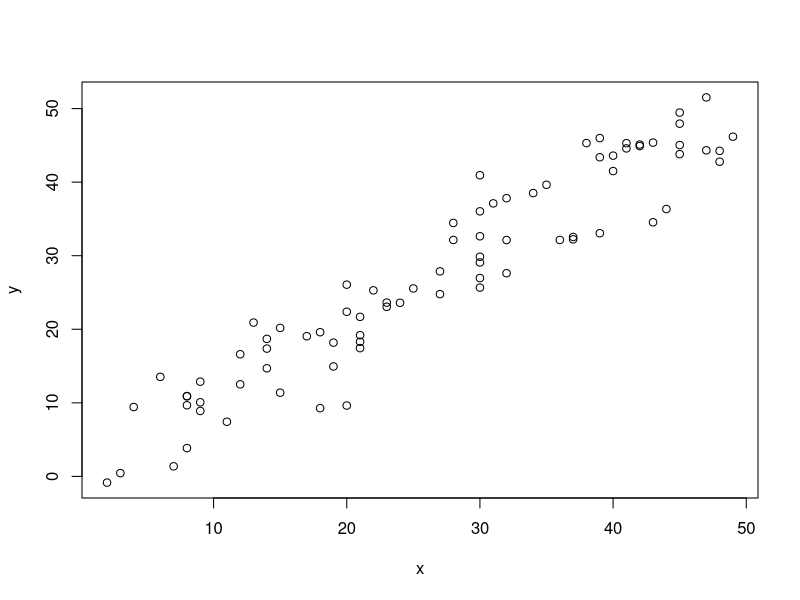
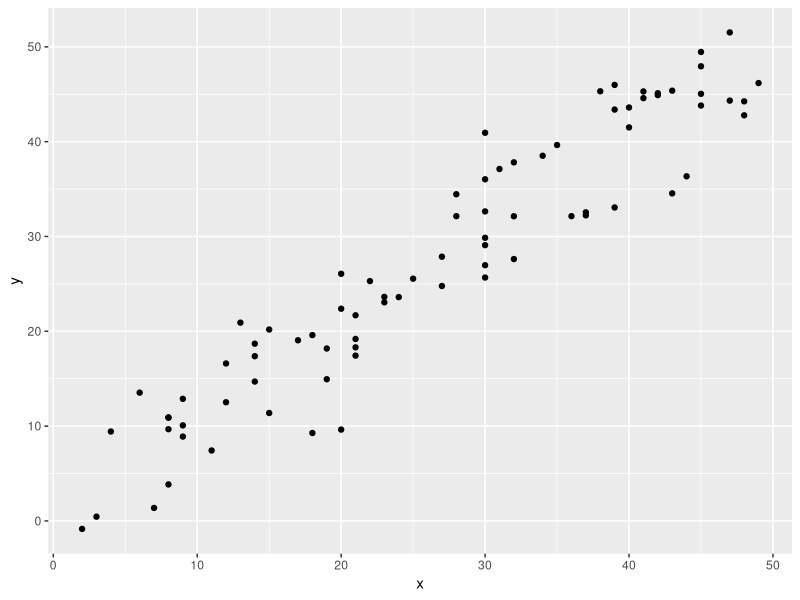
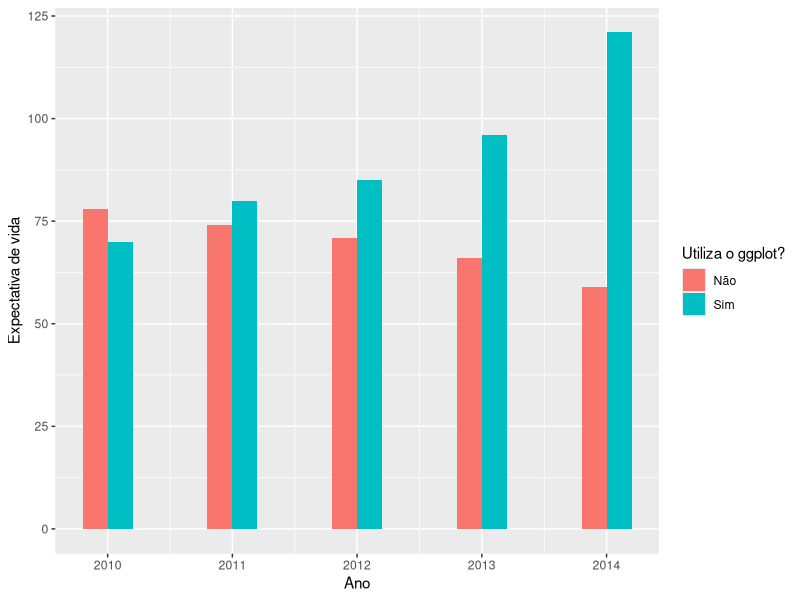
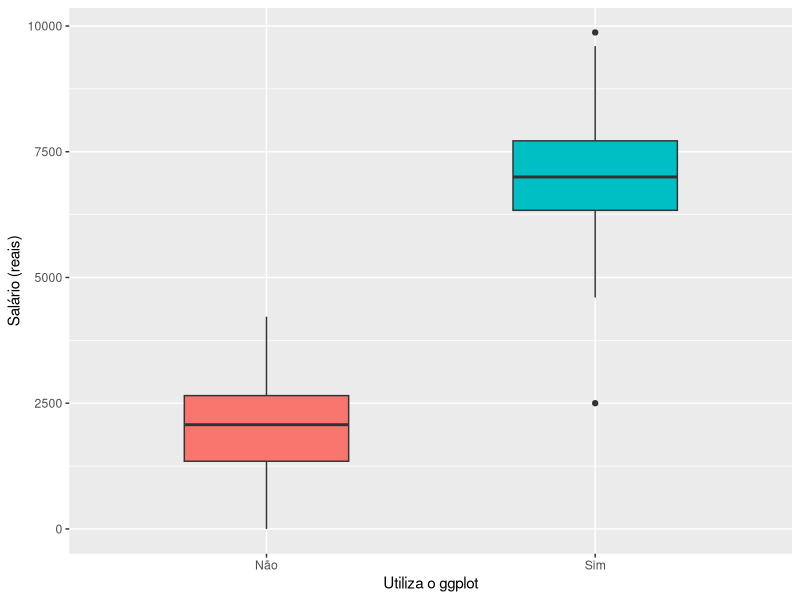
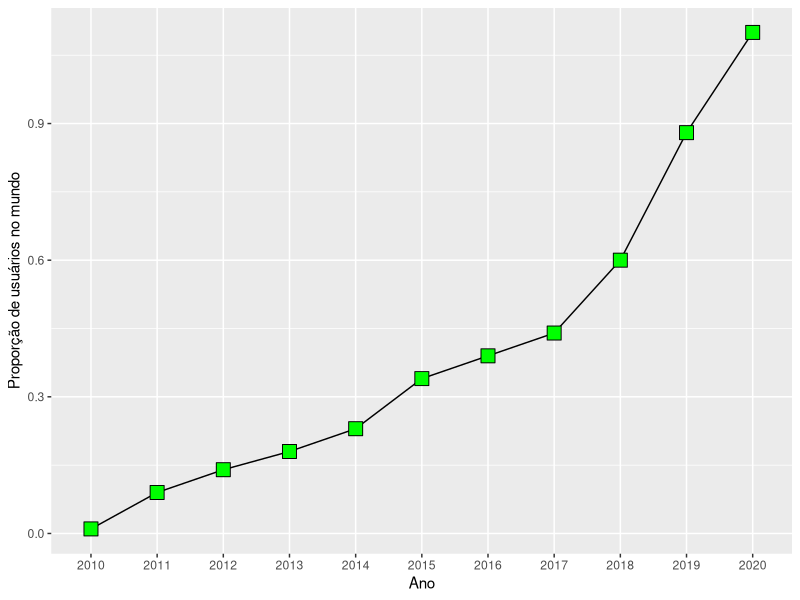
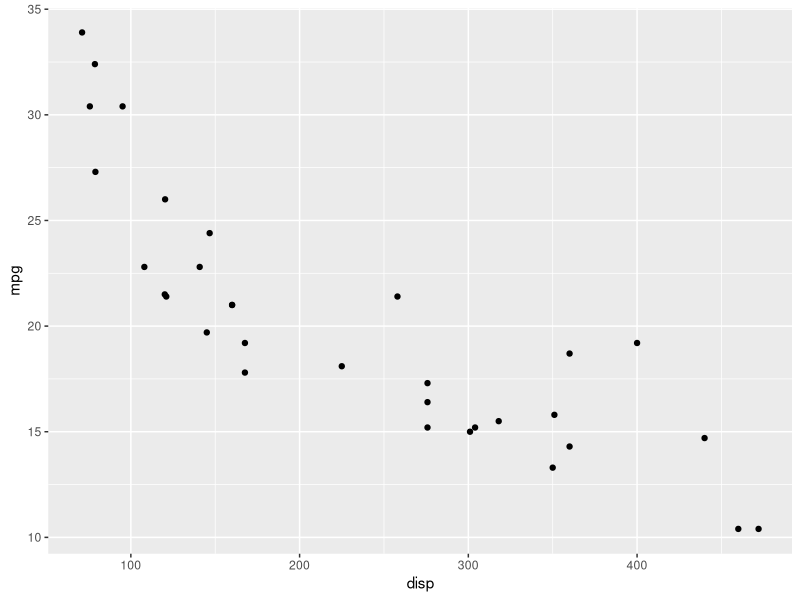
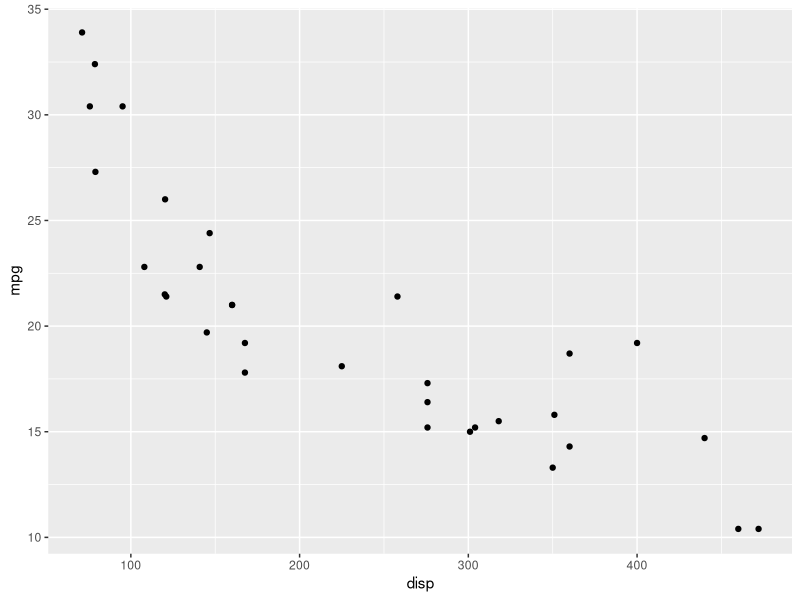
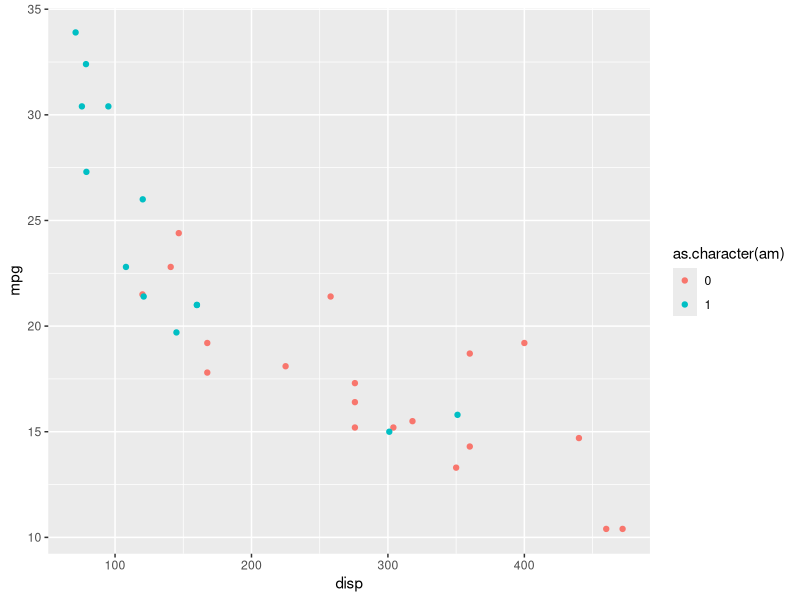

Generate these figures, in order, with R:
## ---- chunk 1

library(ggplot2)

## ---- chunk 2

x <- sample(1:50, 80, replace=T)
y <- x + rnorm(80, 0, 5)

plot(x, y)

## ---- chunk 3
qplot(x, y, geom="point")
## ---- chunk 4

df <- data.frame(usa = rep(c("Sim", "Não"), c(5, 5)),
                 expec = c(70, 80, 85, 96, 121, 78, 74, 71, 66, 59),
                 ano = rep(2010:2014, 2))

ggplot(df, aes(x = ano, y = expec, fill = usa)) +  
  geom_bar(stat="identity", width = 0.4, position = "dodge") +
  xlab("Ano") +
  ylab("Expectativa de vida") +
  labs(fill = "Utiliza o ggplot?")
  

## ---- chunk 5

df <- data.frame(usa = rep(c("Sim", "Não"), c(100,100)),                 
                 salario = c(rnorm(100, 7000, 1000), abs(rnorm(100, 2000, 1200))))

df$salario[1] = 2500

ggplot(df, aes(x = usa, y = salario, fill = usa)) +
  geom_boxplot(width = 0.5) +
  guides(fill=FALSE) +
  xlab("Utiliza o ggplot") +
  ylab("Salário (reais)")
  
## ---- chunk 6

df <- data.frame(ano = 2010:2020,
                 prop = c(0.01, 0.09, 0.14, 0.18, 0.23, 0.34, 0.39, 0.44, 0.60, 0.88, 1.1))

ggplot(df, aes(x = as.character(ano), y = prop, group = 1)) +
  geom_line() +
  geom_point(size=5, shape = 22, fill = "green") +  
  guides(fill=FALSE) +
  xlab("Ano") +
  ylab("Proporção de usuários no mundo")
  
## ---- chunk 7

head(mtcars, 10)

## ---- chunk 8

ggplot(data = mtcars, aes(x = disp, y = mpg)) +
  geom_point()

## ---- chunk 9

ggplot(data = mtcars) +
  geom_point(aes(x = disp, y = mpg))

## ---- chunk 10

ggplot(data = mtcars) +
  geom_point(aes(x = disp, y = mpg, colour = as.character(am)))

## ---- chunk 11

ggplot(data = mtcars) +
  geom_point(aes(x = disp, y = mpg, colour = as.character(am),
                                size = cyl))

## ---- chunk 12

ggplot(data = mtcars) +
  geom_point(aes(x = disp, y = mpg), colour = "blue", size = 5, 
             shape = 2)

## ---- chunk 13

ggplot(data = mtcars) +
  geom_boxplot(aes(x = as.character(gear), y = mpg, 
                   fill = as.character(gear)))

## ---- chunk 14
head(economics)
## ---- chunk 15

ggplot(economics, aes(x = date, y = unemploy)) + 
  geom_line()

## ---- chunk 16

ggplot(data = mtcars) +
  geom_boxplot(aes(x = as.character(gear), y = mpg, 
                   fill = as.character(gear))) +
  labs(fill="Número de marchas", x = "", y = "Milhas por galão")

## ---- chunk 17

df <- data.frame(ano = 2010:2020,
                 prop = c(0.01, 0.09, 0.14, 0.18, 0.23, 0.34, 0.39, 0.44, 0.60, 0.88, 1.1))

ggplot(df, aes(x = as.character(ano), y = prop, group = 1)) +
  geom_line() +
  geom_point(size=5, shape = 22, fill = "green") +  
  guides(fill=FALSE) +
  xlab("Ano") +
  ylab("Proporção de usuários no mundo")
  
## ---- chunk 18
head(df, 4) # Shape = 22 e Size = 5.
